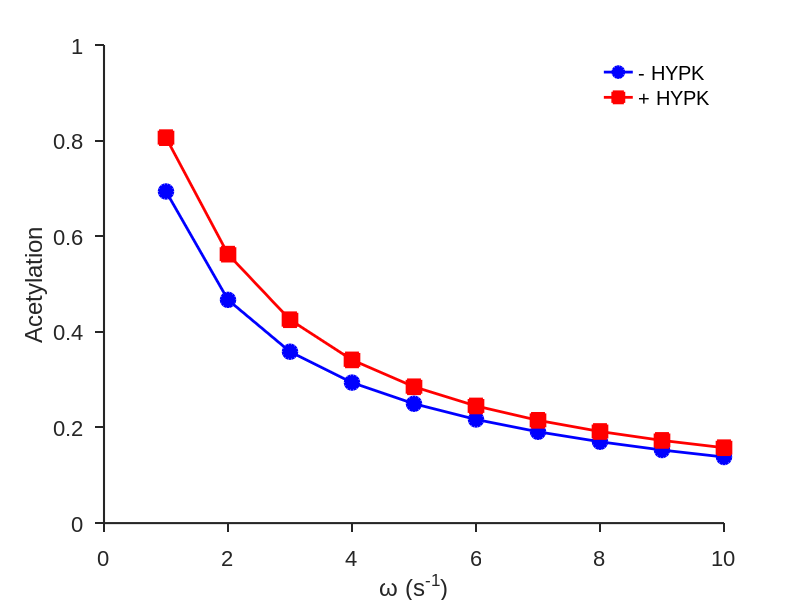

MATLAB code for this plot:
% Analytical kinetic model for cotranslational N-terminal acetylation (NTA)
% -------------------------------------------------------------------------
% This MATLAB script is a master equation based model of cotranslational N-terminal acetylation (NTA).
% The model calculates the  steady state probabilities  of different nascent protein states as functions of the translation
% elongation rate (ω), RNC NatA association (k12, k43), dissociation (k21, k34), acetylation (k23), and coding sequence
% length (L).
%----------------------------------------------------------------------------
% Usage:
%   Run directly in MATLAB:
%       HYPK_NatA_acetylation_analytical_model
%
% Author: Inayat Ullah Irshad
% Date: October 2025

%==============================================================================


clear; clc; close all;

enx = [0.1, 1];         %===== %=== Backward rate 
xx  = [4, 0.2];         %===== %=== forward rate
omg = 1:10;             %=== codon translation rate

n = 353;                % number of codon positions / steps
x = 1:n;

% ==============Gaussian mixture used to shape k3 along the chain========

a1 = 0.79;  a2 = 0.20;   a3 = 0.2950;
b1 = 105.0; b2 = 116.2;  b3 = 154.5404;
c1 = 6.414; c2 = 10.6473; c3 = 28.1588;

y = a1 .* exp(-((x - b1) ./ c1).^2) + ...
    a2 .* exp(-((x - b2) ./ c2).^2) + ...
    a3 .* exp(-((x - b3) ./ c3).^2);
y = y ./ max(y);        % normalize to max 1

Avg_k = [0, 0.001373, 0.002281, 0.845, 0.2825, 0.17, 0.285, 0.075, 0.046];

nat = [10 20 40];       % [NatA] 
R_total_in = 70e-9;     % [RNC]


N_total_in = nat(1) * 1e-9;

acetyl = zeros(length(omg), 2);
Nat_conc = zeros(length(omg), 2);
on_rates = zeros(length(omg), 2);

for mm = 1:length(omg)
    for k = 1:2
        % kinetic rates
        k1 = xx(k) * 1e8;                     %=== forward rate
        k2 = enx(k);                          %=== Backward rate
        kd = k2 / k1;                         %=== eq. dissociation constant
        b = R_total_in - N_total_in + kd;

        c = -kd * N_total_in;
        d = b^2 - 4 * c;

        if d > 0
            NatA_s1 = (-b + sqrt(d)) / 2;    %===== free NatA concentration
        else
            NatA_s1 = 0;    % safe fallback
        end

        Nat_conc(mm, k) = NatA_s1 * 1e9;              %===== data_save free NatA concentration
        on_rates(mm, k)  = NatA_s1 * xx(k) * 1e8;     %===== lly, on rates k1

        kk1_scalar = k1 * NatA_s1;                    %===== on rates
        kk2_scalar = k2;                              %===== off rates
        kk3_scalar = max(Avg_k);                      %===== Enzymatic rxn rate at peak

        % construct Enzymatic rate for each condon position i = 1..n
        
        rate_ac = cell(1, n);
        for i = 1:n
            rate_ac{i} = [kk1_scalar, kk2_scalar, kk3_scalar * y(i), kk2_scalar, kk1_scalar];
        end

        omega_val = omg(mm);  % codon elongation rates
        pLen = n;                   %===== CDS len    
        p1 = zeros(1, pLen);        %===== RNC  
        p2 = zeros(1, pLen);        %===== RNC-NatA
        p3 = zeros(1, pLen);        %===== NatA*Ac-RNC
        p4 = zeros(1, pLen);        %===== Ac-RNC

        p1(1) = 1;

        for idx = 2:pLen
            rate2 = rate_ac{2};
            kf1 = rate2(1);
            kf2 = rate2(2);
            kf3 = rate2(4);
            kf4 = rate2(5);

            km1 = rate_ac{idx-1}(3);

            omega = omega_val;

            kp = zeros(4,4);
            kp(1,:) = [-(omega + kf1),      kf2,                 0,      0];
            kp(2,:) = [kf1,               -(omega + kf2 + km1), 0,      0];
            kp(3,:) = [0,                  km1,               -(omega + kf3), kf4];
            kp(4,:) = [0,                  0,                   kf3,   -(omega + kf4)];

            wp = -omega * eye(4);

            mt = kp \ wp;

            prev_vec = [p1(idx-1); p2(idx-1); p3(idx-1); p4(idx-1)];
            pvec = mt * prev_vec;

            p1(idx) = pvec(1);
            p2(idx) = pvec(2);
            p3(idx) = pvec(3);
            p4(idx) = pvec(4);
        end

        p34 = p3 + p4;
        acetyl(mm, k) = p34(300);
    end
end

figure(1);
hold on;
plot(omg, acetyl(:,1), '-o', 'LineWidth', 2.0, 'Color', 'blue', 'MarkerSize', 10, 'MarkerFaceColor', 'blue', 'MarkerEdgeColor', 'blue'); 
plot(omg, acetyl(:,2), '-s', 'LineWidth', 2.0, 'Color', 'red', 'MarkerSize', 10, 'MarkerFaceColor', 'red', 'MarkerEdgeColor', 'red');
%xlabel('\rm\omega (s^{-1})', 'Interpreter', 'tex', 'FontSize', 16, 'FontName', 'Arial');
xlabel('ω (s^{-1})', 'FontSize', 16, 'FontName', 'Arial');
ylabel('Acetylation', 'Interpreter', 'tex', 'FontSize', 16,  'FontName', 'Arial');
leg = legend({'- HYPK', '+ HYPK'}, 'Location', 'best', 'FontSize', 16, 'Interpreter', 'tex');
set(leg, 'Box', 'off', 'FontName', 'Arial');
set(gca, 'FontSize', 16, 'LineWidth', 1.5, 'Box', 'off', 'TickDir', 'out', 'TickLength', [0.015 0.015], 'FontName', 'Arial');
hold off;
